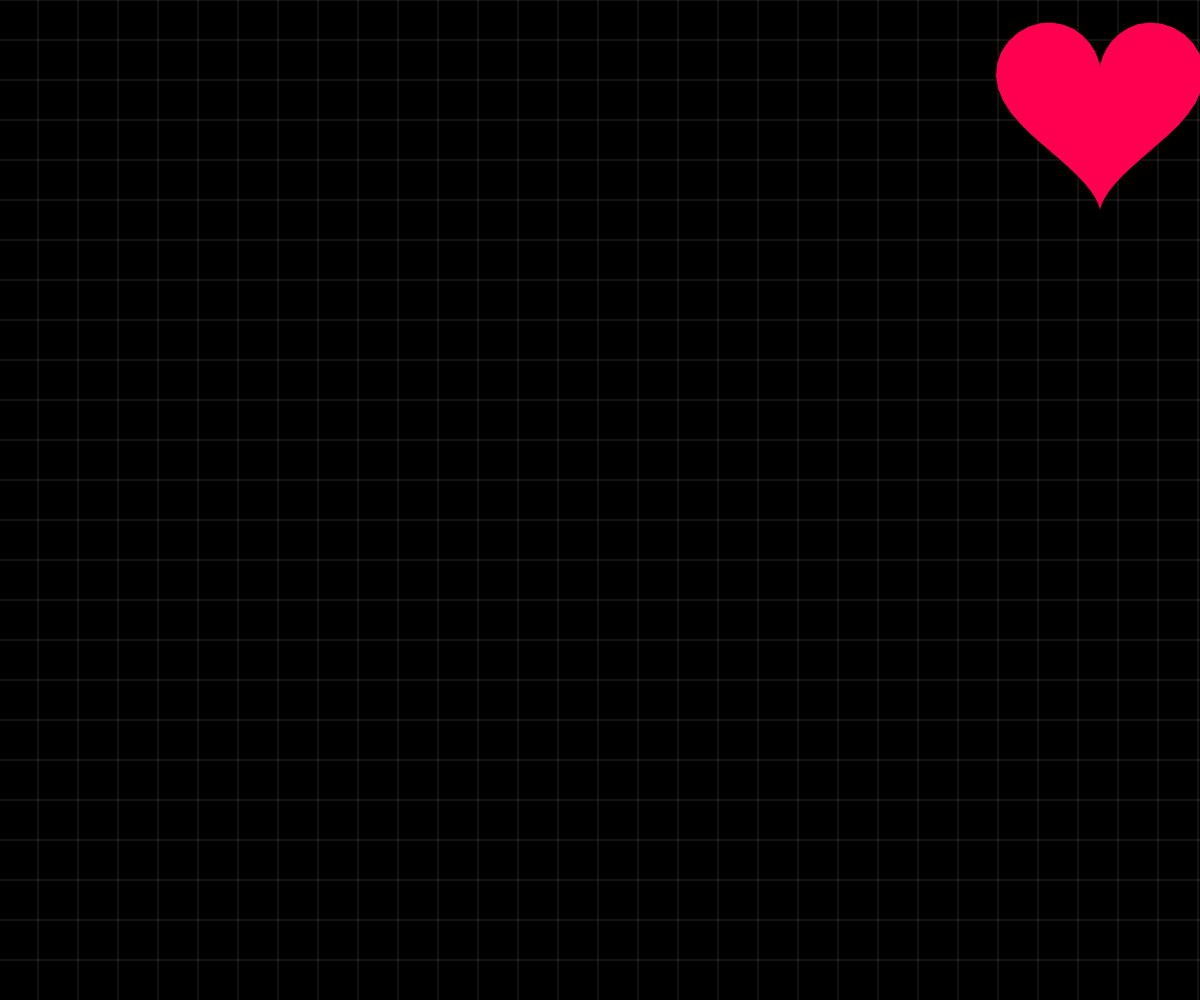
Frame 1 (no input)
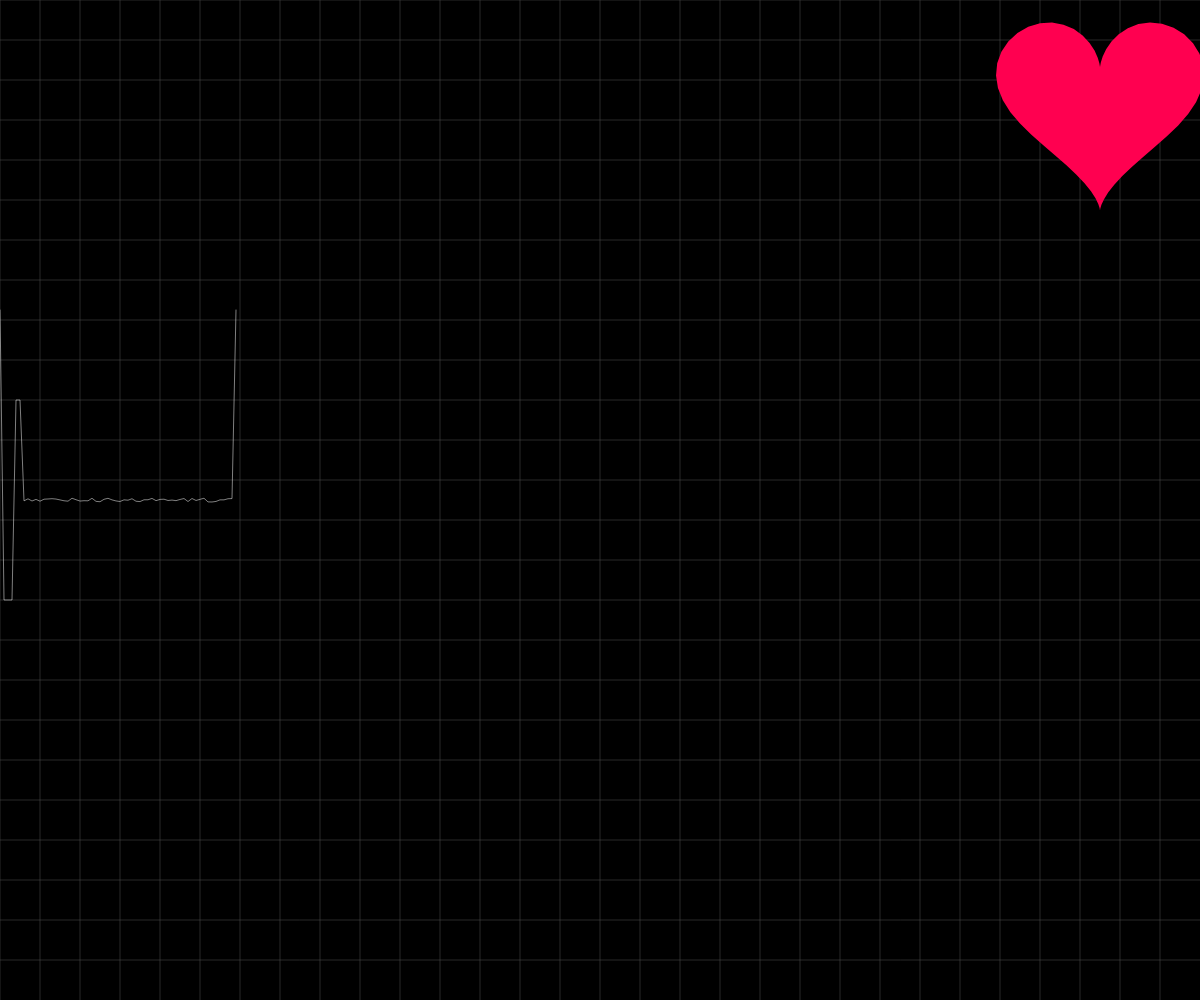
Frame 60 (no input)
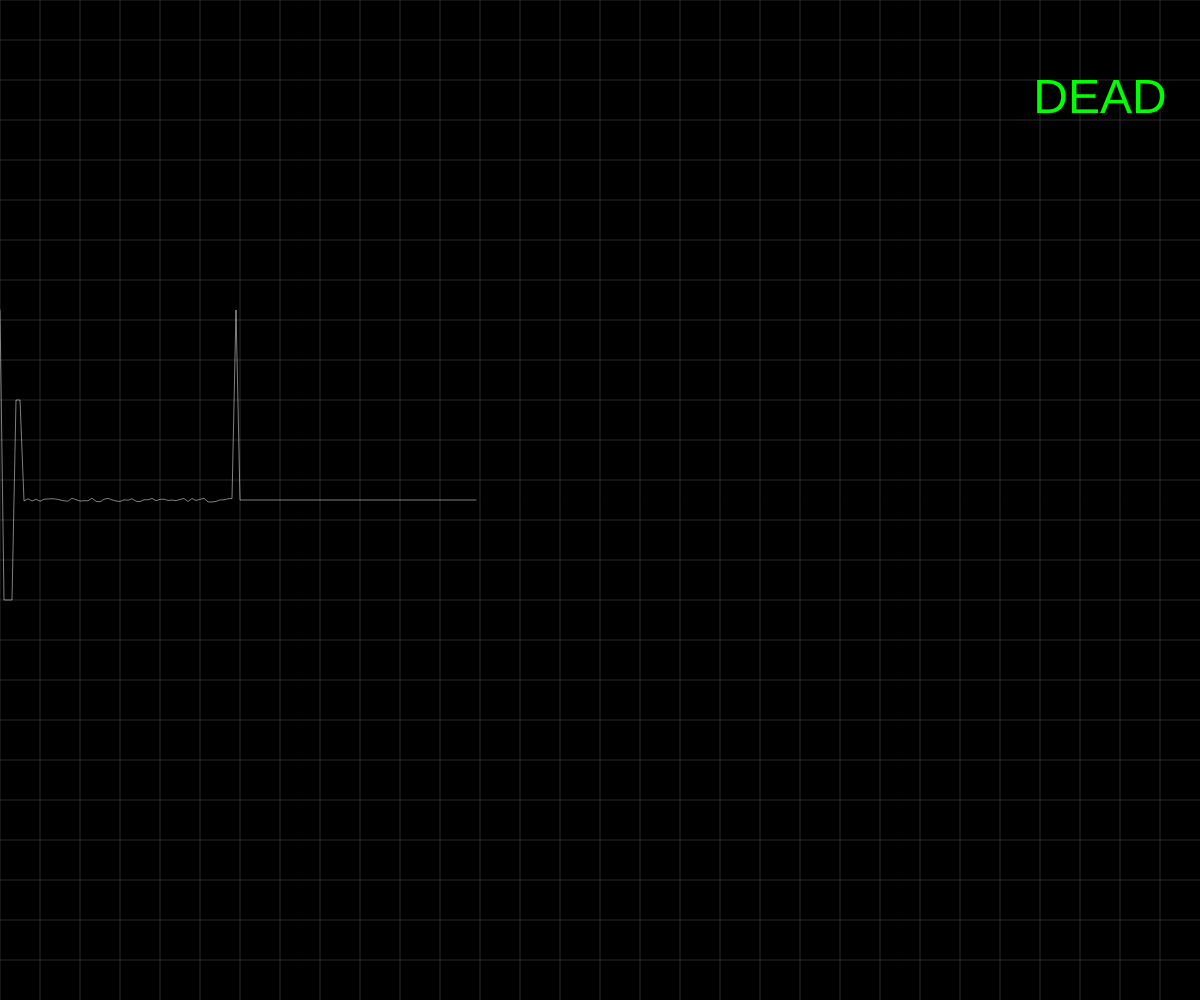
Frame 120 (the mouse pressed at the canvas centre since frame 60)

The p5.js sketch that drew these frames (run headless with seeded random() and noise() and a simulated clock; from frame 60 on, the mouse is pressed at the canvas centre):

// p5.js sketch
// ── sketch.js
let points = [];
let baseY;
let heartbeat = true;
let speed = 4;
let gridOffset = 0;

function setup() {
  createCanvas(windowWidth, windowHeight);
  baseY = height / 2;
  strokeWeight(1);
  textAlign(CENTER, CENTER);
}

function draw() {
  background(0);

  // --- bewegendes Raster ---
  drawMovingGrid();

  // --- neuen Punkt für die Linie berechnen ---
  let y;
 if (heartbeat) {
    // typisches Herzschlagmuster
    let phase = frameCount % 60;

    if (phase < 2) y = baseY - 190;        // steiler Peak
    else if (phase < 5) y = baseY + 100;   // tiefer Abfall
    else if (phase < 7) y = baseY - 100;   // kleine Erholung
    else y = baseY + random(-2, 2);        // Grundlinie mit leichtem Zittern
  } else {
    y = baseY; // Flatline
  }
    

 // Punkte verschieben und neuen hinzufügen
  points.push(y);
  if (points.length > width / speed + 2) {
    points.shift();
  }

  // Linie zeichnen 
  stroke(255);
  noFill();
  beginShape();
  for (let i = 0; i < points.length; i++) {
    let x = i * speed;
    vertex(x, points[i]);
  }
  endShape();

  //  Herzanzeige oben rechts 
  push();
  translate(width - 100, 100); // obere rechte Ecke

  if (heartbeat) {
    //  pulsierendes Herz, im Beat der Linie
    let beat = (frameCount % 60 < 6) ? 1.3 : 1.0; // pulsiert im Rhythmus der Linie
    scale(beat);
    noStroke();
    fill(255, 0, 80);
    let r = 5;
    beginShape();
    for (let a = 0; a < TWO_PI; a += 0.1) {
      const x = r * 16 * pow(sin(a), 3);
      const y = -r * (13 * cos(a) - 5 * cos(2 * a) - 2 * cos(3 * a) - cos(4 * a));
      vertex(x, y);
    }
    endShape(CLOSE);
  } else {
    // Maus gedrückt → DEAD
    fill(0, 255, 0);
    noStroke();
    textSize(48);
    text("DEAD", 0, 0);
  }
  pop();
}

// Mausclick → Flatline solange gedrückt
function mousePressed() {
  heartbeat = false;
}

function mouseReleased() {
  heartbeat = true;
}

//  Funktion für bewegendes Raster
function drawMovingGrid() {
  stroke(80);
  strokeWeight(0.5);
  gridOffset -= speed / 2; // Bewegungsgeschwindigkeit des Rasters

  let spacing = 40;
  let offsetX = gridOffset % spacing;

  for (let x = offsetX; x < width; x += spacing) {
    line(x, 0, x, height);
  }
  for (let y = 0; y < height; y += spacing) {
    line(0, y, width, y);
  }
}
